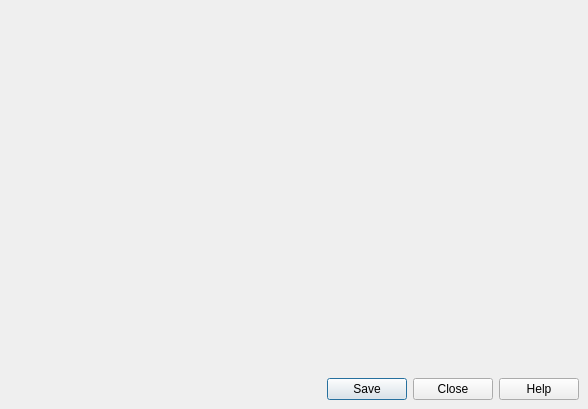
<ui version="4.0" >
 <comment>
 VBox frontends: Qt4 GUI ("VirtualBox"):

 Copyright (C) 2008 Sun Microsystems, Inc.

 This file is part of VirtualBox Open Source Edition (OSE), as
 available from http://www.virtualbox.org. This file is free software;
 you can redistribute it and/or modify it under the terms of the GNU
 General Public License (GPL) as published by the Free Software
 Foundation, in version 2 as it comes in the "COPYING" file of the
 VirtualBox OSE distribution. VirtualBox OSE is distributed in the
 hope that it will be useful, but WITHOUT ANY WARRANTY of any kind.

 Please contact Sun Microsystems, Inc., 4150 Network Circle, Santa
 Clara, CA 95054 USA or visit http://www.sun.com if you need
 additional information or have any questions.
 </comment>
 <class>VBoxVMLogViewer</class>
 <widget class="QMainWindow" name="VBoxVMLogViewer" >
  <property name="geometry" >
   <rect>
    <x>0</x>
    <y>0</y>
    <width>588</width>
    <height>409</height>
   </rect>
  </property>
  <property name="windowTitle" >
   <string>Log Viewer</string>
  </property>
  <property name="windowIcon" >
   <iconset resource="../VirtualBox.qrc" >:/show_logs_16px.png</iconset>
  </property>
  <widget class="QWidget" name="centralwidget" >
   <layout class="QVBoxLayout" >
    <item>
     <widget class="QWidget" native="1" name="mLogsFrame" >
      <property name="sizePolicy" >
       <sizepolicy vsizetype="Expanding" hsizetype="Preferred" >
        <horstretch>0</horstretch>
        <verstretch>0</verstretch>
       </sizepolicy>
      </property>
     </widget>
    </item>
    <item>
     <widget class="QIDialogButtonBox" name="mButtonBox" >
      <property name="standardButtons" >
       <set>QDialogButtonBox::Close|QDialogButtonBox::Help|QDialogButtonBox::NoButton|QDialogButtonBox::Save</set>
      </property>
     </widget>
    </item>
   </layout>
  </widget>
 </widget>
 <customwidgets>
  <customwidget>
   <class>QIDialogButtonBox</class>
   <extends>QDialogButtonBox</extends>
   <header>QIDialogButtonBox.h</header>
  </customwidget>
 </customwidgets>
 <resources>
  <include location="../VirtualBox.qrc" />
 </resources>
 <connections>
  <connection>
   <sender>mButtonBox</sender>
   <signal>rejected()</signal>
   <receiver>VBoxVMLogViewer</receiver>
   <slot>close()</slot>
   <hints>
    <hint type="sourcelabel" >
     <x>293</x>
     <y>328</y>
    </hint>
    <hint type="destinationlabel" >
     <x>293</x>
     <y>204</y>
    </hint>
   </hints>
  </connection>
 </connections>
</ui>
